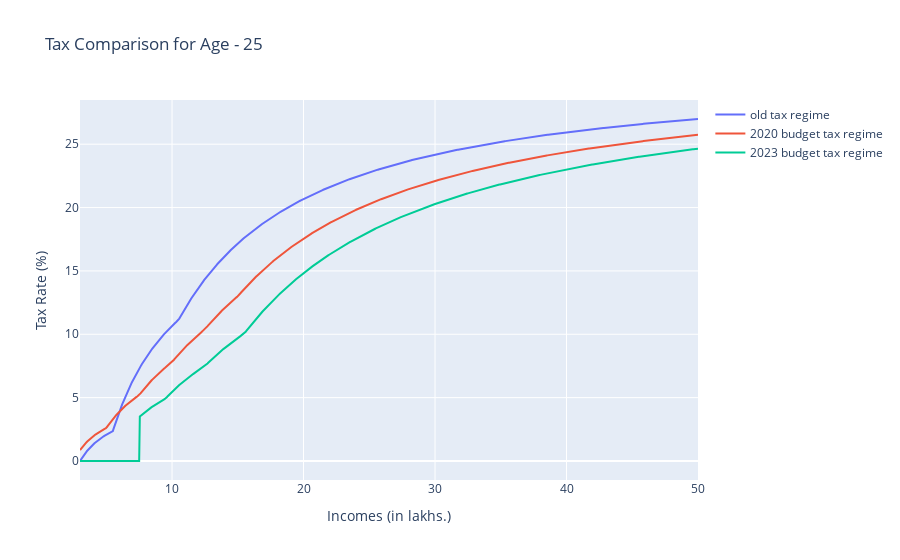
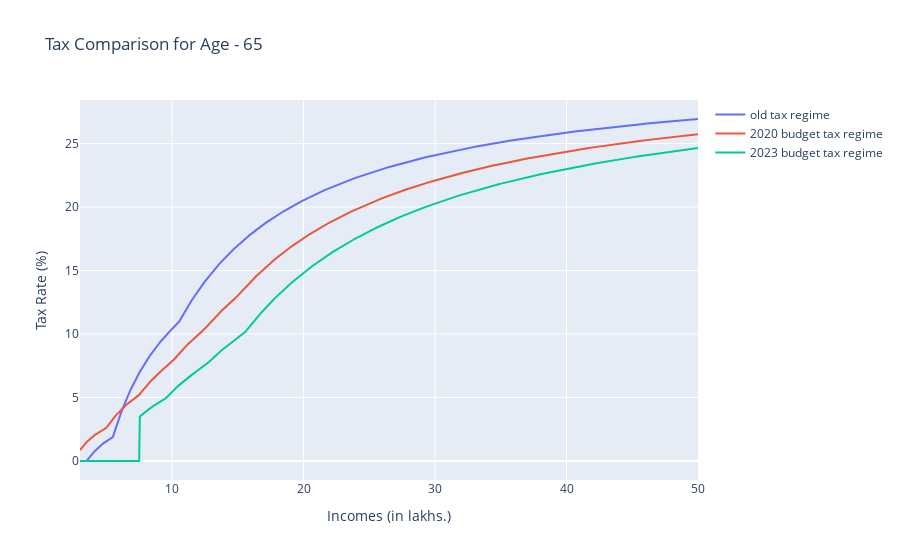
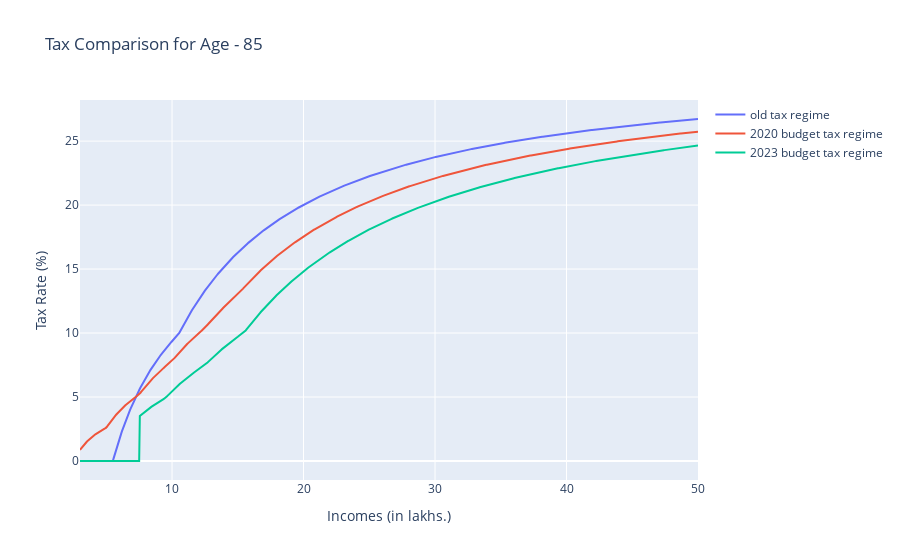

Source (notebook cell) for these figures, in order:
### Markdown cell above
- Tax-rate

### Code cell
incomes = [i*(5000) for i in range(60,1001)] # income between 2,50,000 and 50,00,000

for age in [25,65,85]:
    
    old_tax = []
    new_tax = []
    newer_tax = []

    for i in incomes:
        old_tax.append((calculate_total_tax(i, "old", age)/i)*100)
        new_tax.append((calculate_total_tax(i, "new", age)/i)*100)
        newer_tax.append((calculate_total_tax(i, "newer", age)/i)*100)

    # Create traces for each line
    trace1 = go.Scatter(
        x = [i/100000 for i in incomes],
        y = old_tax,
        mode='lines',
        name='old tax regime'
    )
    trace2 = go.Scatter(
        x = [i/100000 for i in incomes],
        y = new_tax,
        mode='lines',
        name='2020 budget tax regime'
    )
    trace3 = go.Scatter(
        x = [i/100000 for i in incomes],
        y = newer_tax,
        mode='lines',
        name='2023 budget tax regime'
    )

    # Combine the traces into a data list
    data = [trace1, trace2, trace3]

    # Create layout for the chart
    layout = go.Layout(
        title = f'Tax Comparison for Age - {age}',
        xaxis = dict(title='Incomes (in lakhs.)'),
        yaxis = dict(title='Tax Rate (%)')
    )

    # Create the figure and plot the chart
    fig = go.Figure(data=data, layout=layout)
    fig.show()

### Figure 1 — Plotly figure (JSON) as saved in the notebook; plotly's stock layout.template omitted (floating-point values rounded to 4 significant figures; data arrays with more than 128 entries replaced by an {"elided": "..."} marker saying what was removed)
{"data": [{"mode": "lines", "name": "old tax regime", "type": "scatter", "x": {"elided": "941 float values"}, "y": {"elided": "941 float values"}}, {"mode": "lines", "name": "2020 budget tax regime", "type": "scatter", "x": {"elided": "941 float values"}, "y": {"elided": "941 float values"}}, {"mode": "lines", "name": "2023 budget tax regime", "type": "scatter", "x": {"elided": "941 float values"}, "y": {"elided": "941 float values"}}], "layout": {"title": {"text": "Tax Comparison for Age - 25"}, "xaxis": {"title": {"text": "Incomes (in lakhs.)"}}, "yaxis": {"title": {"text": "Tax Rate (%)"}}}}

### Figure 2 — Plotly figure (JSON) as saved in the notebook; plotly's stock layout.template omitted (floating-point values rounded to 4 significant figures; data arrays with more than 128 entries replaced by an {"elided": "..."} marker saying what was removed)
{"data": [{"mode": "lines", "name": "old tax regime", "type": "scatter", "x": {"elided": "941 float values"}, "y": {"elided": "941 float values"}}, {"mode": "lines", "name": "2020 budget tax regime", "type": "scatter", "x": {"elided": "941 float values"}, "y": {"elided": "941 float values"}}, {"mode": "lines", "name": "2023 budget tax regime", "type": "scatter", "x": {"elided": "941 float values"}, "y": {"elided": "941 float values"}}], "layout": {"title": {"text": "Tax Comparison for Age - 65"}, "xaxis": {"title": {"text": "Incomes (in lakhs.)"}}, "yaxis": {"title": {"text": "Tax Rate (%)"}}}}

### Figure 3 — Plotly figure (JSON) as saved in the notebook; plotly's stock layout.template omitted (floating-point values rounded to 4 significant figures; data arrays with more than 128 entries replaced by an {"elided": "..."} marker saying what was removed)
{"data": [{"mode": "lines", "name": "old tax regime", "type": "scatter", "x": {"elided": "941 float values"}, "y": {"elided": "941 float values"}}, {"mode": "lines", "name": "2020 budget tax regime", "type": "scatter", "x": {"elided": "941 float values"}, "y": {"elided": "941 float values"}}, {"mode": "lines", "name": "2023 budget tax regime", "type": "scatter", "x": {"elided": "941 float values"}, "y": {"elided": "941 float values"}}], "layout": {"title": {"text": "Tax Comparison for Age - 85"}, "xaxis": {"title": {"text": "Incomes (in lakhs.)"}}, "yaxis": {"title": {"text": "Tax Rate (%)"}}}}
